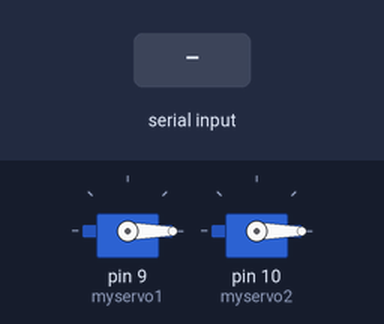
Simulated run of this program. Board: Arduino Uno, built with avr-gcc and run on an emulated ATmega328P. On the bench: 2 × servo. The test bench sets the inputs (shaded band).

Above: at 1.2 s.
1.3 s: "90,45\n" received over Serial
At 2.8 s:
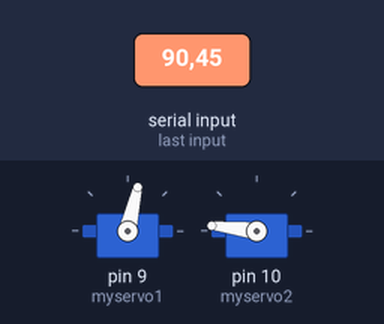
3.8 s: "30,150\n" received over Serial
At 6.0 s:
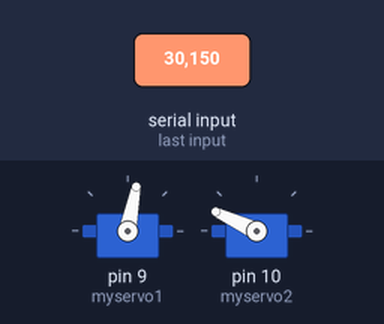
6.3 s: "5\n" received over Serial
At 7.6 s:
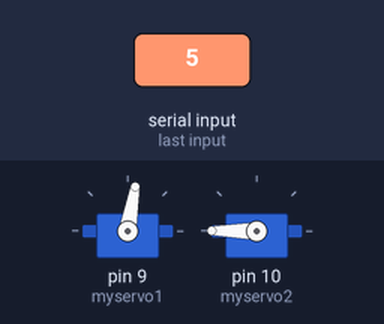
8.8 s: "1,90\n" received over Serial
At 10.9 s:
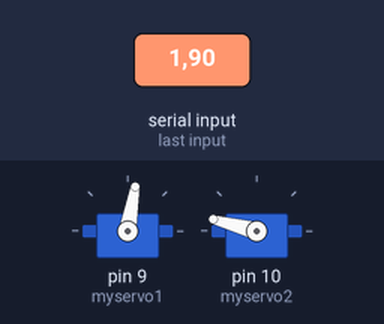
Timing chart, 0 to 12.3 s (numbered marks = the images above; inputs shaded):
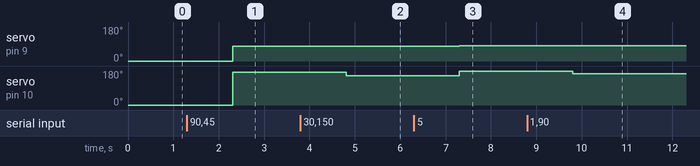

The program:

main.cpp
```cpp
#include <Arduino.h>
#include <Servo.h>

#define MIN_ANGLE 0
#define MAX_ANGLE_SERVO1 80
#define MAX_ANGLE_SERVO2 180

static uint8_t x_angle = MIN_ANGLE;
static uint8_t y_angle = MIN_ANGLE;

Servo myservo1; //rotate range = [0,80] for up-down
Servo myservo2; //rotate range = [0,180] for left-right

String faceLocation;

void setup() {
  Serial.begin(9600);

  myservo1.attach(9);
  myservo2.attach(10);

  myservo1.write(x_angle);
  myservo2.write(y_angle);

}

void loop() {

  if (Serial.available())
  {
    faceLocation = Serial.readStringUntil('\r');
    // Serial.println("faceLocation");
    int x_location = faceLocation.substring(0, faceLocation.indexOf(',')).toInt();
    int y_location = faceLocation.substring(faceLocation.indexOf(',') + 1).toInt();

    x_angle = map(x_location, 0, 1920, MAX_ANGLE_SERVO1, MIN_ANGLE);
    y_angle = map(y_location, 0, 1080, MAX_ANGLE_SERVO2, MIN_ANGLE);
    // Serial.println(x_axis);
    if (x_angle >=0 && x_angle <= MAX_ANGLE_SERVO1)
    {
      myservo1.write(x_angle);

    }

    if(y_angle >= 0 && y_angle <= MAX_ANGLE_SERVO2){
      myservo2.write(y_angle);
    }

  }

}
```

Measured:
- after the input at 1.3 s, servo on pin 9 (myservo1): 0° → 77° after 1.0 s; servo on pin 10 (myservo2): 0° → 173° after 1.0 s
- after the input at 3.8 s, servo on pin 9 (myservo1): 77° → 79° after 1.0 s; servo on pin 10 (myservo2): 173° → 155° after 1.0 s
- after the input at 6.3 s, servo on pin 9 (myservo1): 79° → 80° after 1.0 s; servo on pin 10 (myservo2): 155° → 180° after 1.0 s
- after the input at 8.8 s, servo on pin 10 (myservo2): 180° → 165° after 1.0 s
